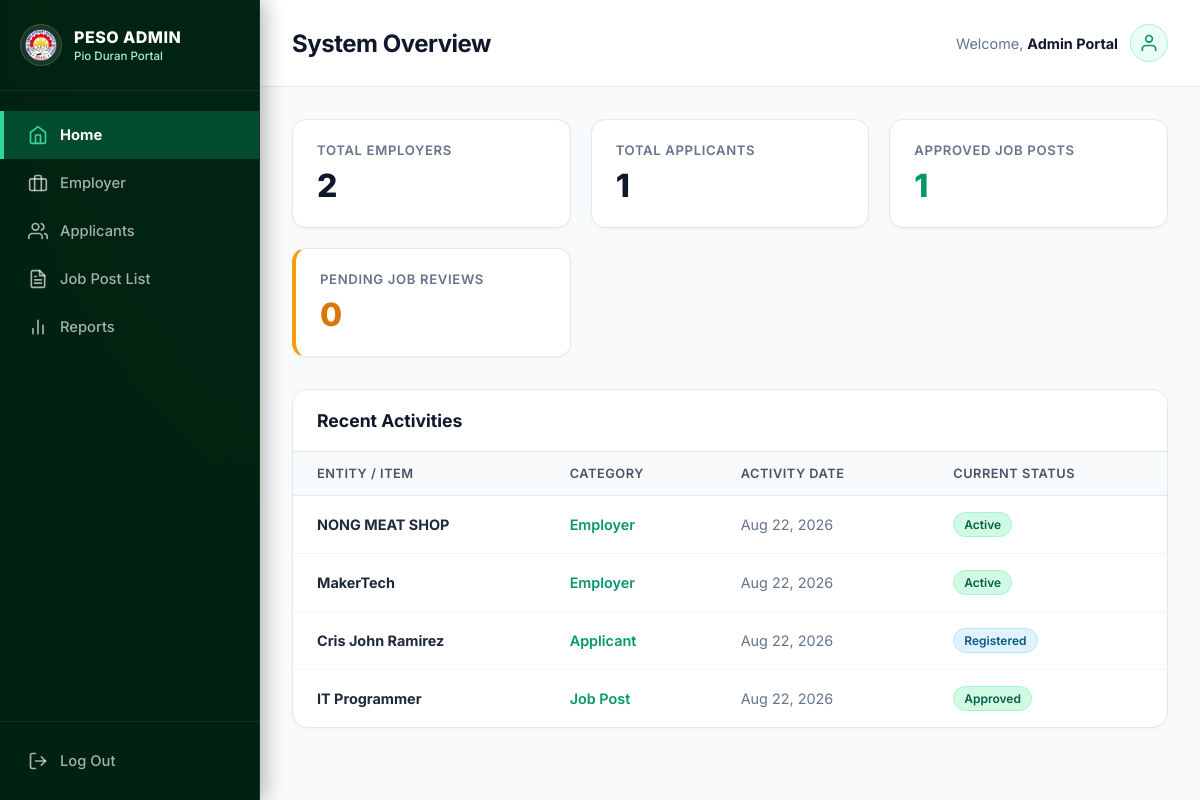
Page /peso/dashboard/ (signed in) on the earlier database version.
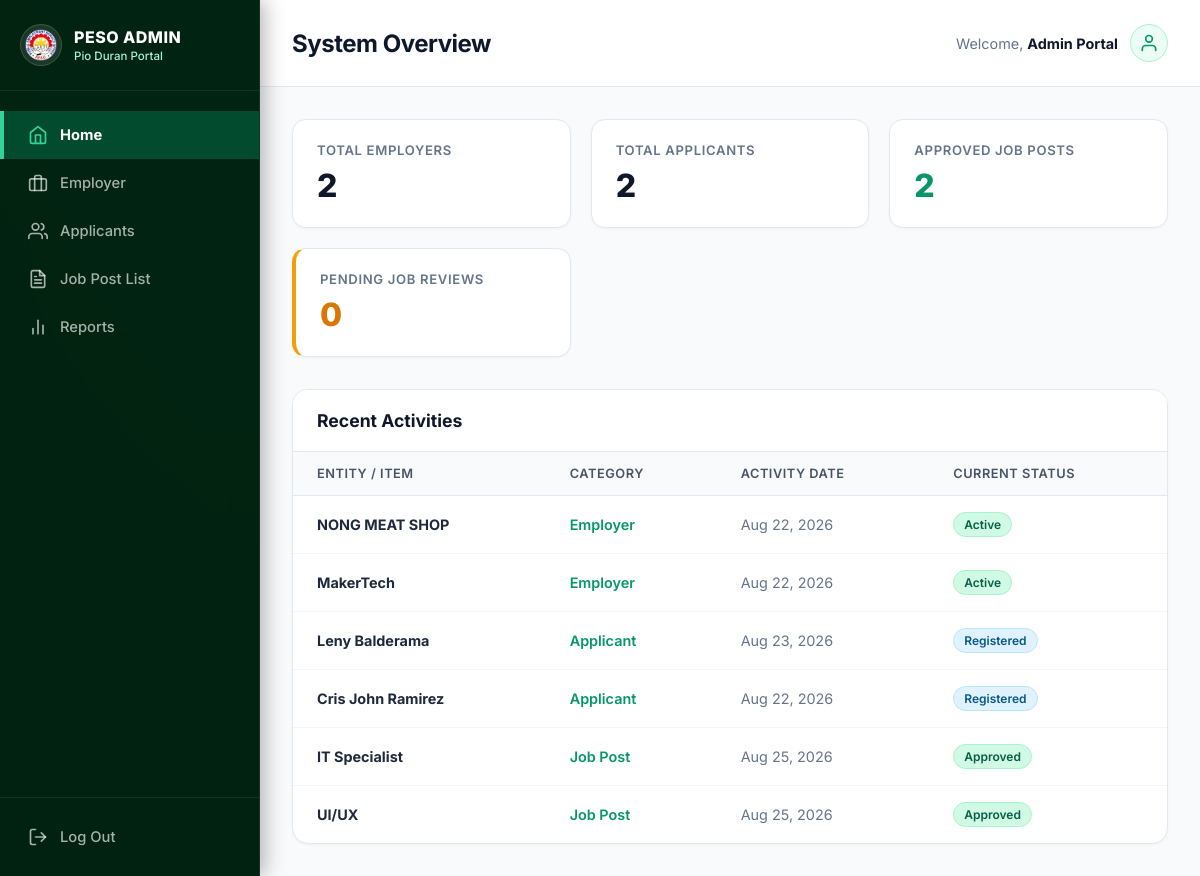
Same page on the later database version.
### employer/models.py (models this page shows, shortened)
class Employer(models.Model):
    employer = models.OneToOneField(User, on_delete=models.CASCADE)
    company_name = models.CharField(max_length=255)
    business_permit_no = models.CharField(max_length=255, unique=True)
    contact_no = models.CharField(max_length=11, unique=True)
    description = models.TextField()
    company_logo = models.ImageField(upload_to="company_logo")
    created_at = models.DateTimeField(auto_now_add=True)
    is_active = models.BooleanField(default=True)

class JobPost(models.Model):
    STATUS_CHOICES = (
        ("pending", "Pending Review"),
        ("approved", "Approved"),
        ("rejected", "Rejected"),
    )
    JOB_TYPE = (
        ("full_time", "Full Time"),
        ("part_time", "Part Time"),
        ("contract", "Contract"),
        ("internship", "Internship"),
        ("temporary", "Temporary"),
    )
    employer = models.ForeignKey(
        Employer,
        on_delete=models.CASCADE,
        related_name="jobs"
    )
    title = models.CharField(max_length=255)
    description = models.TextField()
    qualifications = models.TextField()
    responsibilities = models.TextField(blank=True)
    salary = models.DecimalField(
        max_digits=10,
        decimal_places=2,
        null=True,
        blank=True
    )
    location = models.CharField(max_length=255)
    job_type = models.CharField(
        max_length=20,
        choices=JOB_TYPE,
        default="full_time"
    )
    vacancies = models.PositiveIntegerField(default=1)
    deadline = models.DateField()
    status = models.CharField(
        max_length=20,
        choices=STATUS_CHOICES,
        default="pending"
    )
    admin_remarks = models.TextField(blank=True)
    created_at = models.DateTimeField(auto_now_add=True)
    updated_at = models.DateTimeField(auto_now=True)
    approved_at = models.DateTimeField(
        null=True,
        blank=True
    )

### applicant/models.py (models this page shows, shortened)
class Applicant(models.Model):
    user = models.OneToOneField(
        User,
        on_delete=models.CASCADE,
        related_name="applicant_profile"
    )
    first_name = models.CharField(max_length=266)
    last_name = models.CharField(max_length=266)
    middle_name = models.CharField(max_length=266)
    email = models.EmailField(unique=True)
    phone_number = models.CharField(max_length=11)
    resume = models.FileField(upload_to="resume/")
    cover_letter = models.FileField(upload_to="cover/")

### user/models.py (models this page shows)
class User(AbstractUser):
    ROLE_CHOICES = (
        ("admin", "Admin"),
        ("employer", "Employer"),
        ("applicant", "Applicant"),
    )
    role = models.CharField(max_length=20, choices=ROLE_CHOICES, default="applicant")

### core/views.py (the view)
# urls.py: path('dashboard/', views.peso_dashboard, name='peso-dashboard'),
@login_required(login_url="login_user")
def peso_dashboard(request):
    context = {
        "total_employers": Employer.objects.count(),
        "active_applicants": Applicant.objects.count(),
        "open_jobs": JobPost.objects.filter(status="approved").count(),
        "pending_reviews": JobPost.objects.filter(status="pending").count(),
        "recent_employers": Employer.objects.order_by("-created_at")[:3],
        "recent_applicants": Applicant.objects.order_by("-user__date_joined")[:3],
        "recent_jobs": JobPost.objects.select_related("employer").order_by("-created_at")[:4],
    }
    return render(request, "pages/dashboard.html", context)

### core/templates/pages/dashboard.html (shortened to what the changed rows need)
{% extends 'base.html' %}
{% load static %}
{% block content %}
<header class="content-header">
    <div class="page-title">
        <h2>System Overview</h2>
    </div>
</header>
<div class="dashboard-workspace">
    <div class="stats-grid">
        <div class="stat-card">
            <div class="stat-label">Total Applicants</div>
            <div class="stat-value">{{ active_applicants }}</div>
        </div>
        <div class="stat-card">
            <div class="stat-label">Approved Job Posts</div>
            <div class="stat-value" style="color: #059669;">{{ open_jobs }}</div>
        </div>
    </div>
    <div class="data-card">
        <div class="table-responsive">
            <table>
                <thead>
                    <tr>
                        <th>Entity / Item</th>
                        <th>Category</th>
                        <th>Activity Date</th>
                        <th>Current Status</th>
                    </tr>
                </thead>
                <tbody>
                    {% for employer in recent_employers %}
                    <tr>
                        <td><strong>{{ employer.company_name }}</strong></td>
                        <td class="category-tag">Employer</td>
                        <td style="color: #64748b;">{{ employer.created_at|date:"M d, Y" }}</td>
                        <td>
                            {% if employer.is_active %}
                                <span class="badge-status active">Active</span>
                            {% else %}
                                <span class="badge-status suspended">Suspended</span>
                            {% endif %}
                        </td>
                    </tr>
                    {% endfor %}
                    {% for applicant in recent_applicants %}
                    <tr>
                        <td><strong>{{ applicant.first_name }} {{ applicant.last_name }}</strong></td>
                        <td class="category-tag">Applicant</td>
                        <td style="color: #64748b;">{{ applicant.user.date_joined|date:"M d, Y" }}</td>
                        <td>
                            <span class="badge-status registered">Registered</span>
                        </td>
                    </tr>
                    {% endfor %}
                    {% for job in recent_jobs %}
                    <tr>
                        <td><strong>{{ job.title }}</strong></td>
                        <td class="category-tag">Job Post</td>
                        <td style="color: #64748b;">{{ job.created_at|date:"M d, Y" }}</td>
                        <td>
                            {% if job.status == "approved" or job.status == "Approved" %}
                                <span class="badge-status approved">Approved</span>
                            {% elif job.status == "pending" or job.status == "Pending" %}
                                <span class="badge-status pending">Pending</span>
                            {% else %}
                                <span class="badge-status suspended">{{ job.status }}</span>
                            {% endif %}
                        </td>
                    </tr>
                    {% endfor %}
                </tbody>
            </table>
        </div>
    </div>
</div>
{% endblock %}

Differences in the rows shown:
removed JobPost: title "IT Programmer", created_at "Aug 22, 2026", status "Approved"
added Applicant: first_name "Leny", last_name "Balderama", user.date_joined "Aug 23, 2026"
added JobPost: title "IT Specialist", created_at "Aug 25, 2026", status "Approved"
added JobPost: title "UI/UX", created_at "Aug 25, 2026", status "Approved"
Other differences:
{{ active_applicants }}: "1" → "2"
{{ open_jobs }}: "1" → "2"
